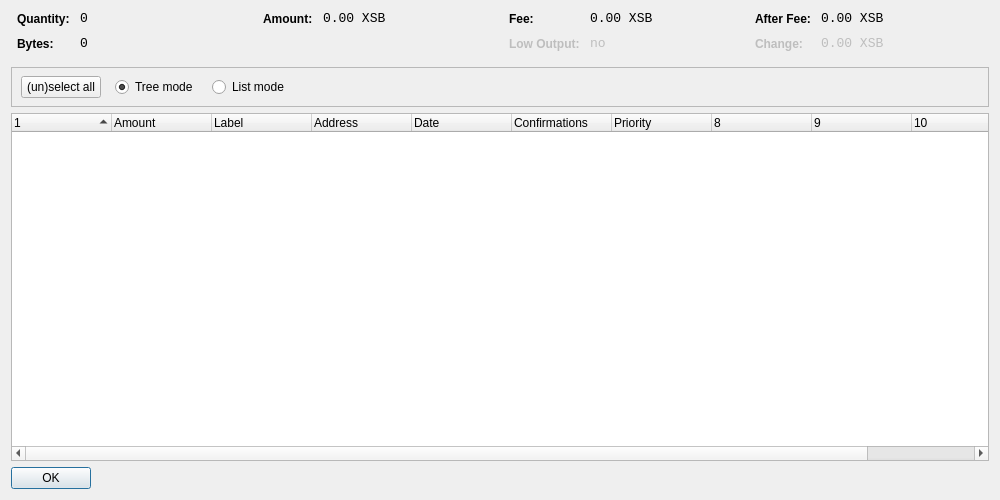
<?xml version="1.0" encoding="UTF-8"?>
<ui version="4.0">
 <class>CoinControlDialog</class>
 <widget class="QDialog" name="CoinControlDialog">
  <property name="geometry">
   <rect>
    <x>0</x>
    <y>0</y>
    <width>1000</width>
    <height>500</height>
   </rect>
  </property>
  <property name="windowTitle">
   <string>Coin Control</string>
  </property>
  <layout class="QVBoxLayout" name="verticalLayout">
   <item>
    <layout class="QHBoxLayout" name="horizontalLayoutTop" stretch="0,0,0,0">
     <property name="topMargin">
      <number>0</number>
     </property>
     <property name="bottomMargin">
      <number>10</number>
     </property>
     <item>
      <layout class="QFormLayout" name="formLayoutCoinControl1">
       <property name="horizontalSpacing">
        <number>10</number>
       </property>
       <property name="verticalSpacing">
        <number>10</number>
       </property>
       <property name="leftMargin">
        <number>6</number>
       </property>
       <property name="rightMargin">
        <number>6</number>
       </property>
       <item row="0" column="0">
        <widget class="QLabel" name="labelCoinControlQuantityText">
         <property name="styleSheet">
          <string notr="true">font-weight:bold;</string>
         </property>
         <property name="text">
          <string>Quantity:</string>
         </property>
        </widget>
       </item>
       <item row="0" column="1">
        <widget class="QLabel" name="labelCoinControlQuantity">
         <property name="font">
          <font>
           <family>Monospace</family>
           <pointsize>10</pointsize>
          </font>
         </property>
         <property name="cursor">
          <cursorShape>IBeamCursor</cursorShape>
         </property>
         <property name="contextMenuPolicy">
          <enum>Qt::ActionsContextMenu</enum>
         </property>
         <property name="text">
          <string notr="true">0</string>
         </property>
         <property name="textInteractionFlags">
          <set>Qt::LinksAccessibleByMouse|Qt::TextSelectableByKeyboard|Qt::TextSelectableByMouse</set>
         </property>
        </widget>
       </item>
       <item row="1" column="0">
        <widget class="QLabel" name="labelCoinControlBytesText">
         <property name="styleSheet">
          <string notr="true">font-weight:bold;</string>
         </property>
         <property name="text">
          <string>Bytes:</string>
         </property>
        </widget>
       </item>
       <item row="1" column="1">
        <widget class="QLabel" name="labelCoinControlBytes">
         <property name="font">
          <font>
           <family>Monospace</family>
           <pointsize>10</pointsize>
          </font>
         </property>
         <property name="cursor">
          <cursorShape>IBeamCursor</cursorShape>
         </property>
         <property name="contextMenuPolicy">
          <enum>Qt::ActionsContextMenu</enum>
         </property>
         <property name="text">
          <string notr="true">0</string>
         </property>
         <property name="textInteractionFlags">
          <set>Qt::LinksAccessibleByMouse|Qt::TextSelectableByKeyboard|Qt::TextSelectableByMouse</set>
         </property>
        </widget>
       </item>
      </layout>
     </item>
     <item>
      <layout class="QFormLayout" name="formLayoutCoinControl2">
       <property name="horizontalSpacing">
        <number>10</number>
       </property>
       <property name="verticalSpacing">
        <number>10</number>
       </property>
       <property name="leftMargin">
        <number>6</number>
       </property>
       <property name="rightMargin">
        <number>6</number>
       </property>
       <item row="0" column="0">
        <widget class="QLabel" name="labelCoinControlAmountText">
         <property name="styleSheet">
          <string notr="true">font-weight:bold;</string>
         </property>
         <property name="text">
          <string>Amount:</string>
         </property>
        </widget>
       </item>
       <item row="0" column="1">
        <widget class="QLabel" name="labelCoinControlAmount">
         <property name="font">
          <font>
           <family>Monospace</family>
           <pointsize>10</pointsize>
          </font>
         </property>
         <property name="cursor">
          <cursorShape>IBeamCursor</cursorShape>
         </property>
         <property name="contextMenuPolicy">
          <enum>Qt::ActionsContextMenu</enum>
         </property>
         <property name="text">
          <string notr="true">0.00 XSB</string>
         </property>
         <property name="textInteractionFlags">
          <set>Qt::LinksAccessibleByMouse|Qt::TextSelectableByKeyboard|Qt::TextSelectableByMouse</set>
         </property>
        </widget>
       </item>
      </layout>
     </item>
     <item>
      <layout class="QFormLayout" name="formLayoutCoinControl3">
       <property name="horizontalSpacing">
        <number>10</number>
       </property>
       <property name="verticalSpacing">
        <number>10</number>
       </property>
       <property name="leftMargin">
        <number>6</number>
       </property>
       <property name="rightMargin">
        <number>6</number>
       </property>
       <item row="0" column="0">
        <widget class="QLabel" name="labelCoinControlFeeText">
         <property name="styleSheet">
          <string notr="true">font-weight:bold;</string>
         </property>
         <property name="text">
          <string>Fee:</string>
         </property>
        </widget>
       </item>
       <item row="0" column="1">
        <widget class="QLabel" name="labelCoinControlFee">
         <property name="font">
          <font>
           <family>Monospace</family>
           <pointsize>10</pointsize>
          </font>
         </property>
         <property name="cursor">
          <cursorShape>IBeamCursor</cursorShape>
         </property>
         <property name="contextMenuPolicy">
          <enum>Qt::ActionsContextMenu</enum>
         </property>
         <property name="text">
          <string notr="true">0.00 XSB</string>
         </property>
         <property name="textInteractionFlags">
          <set>Qt::LinksAccessibleByMouse|Qt::TextSelectableByKeyboard|Qt::TextSelectableByMouse</set>
         </property>
        </widget>
       </item>
       <item row="1" column="0">
        <widget class="QLabel" name="labelCoinControlLowOutputText">
         <property name="enabled">
          <bool>false</bool>
         </property>
         <property name="styleSheet">
          <string notr="true">font-weight:bold;</string>
         </property>
         <property name="text">
          <string>Low Output:</string>
         </property>
        </widget>
       </item>
       <item row="1" column="1">
        <widget class="QLabel" name="labelCoinControlLowOutput">
         <property name="enabled">
          <bool>false</bool>
         </property>
         <property name="font">
          <font>
           <family>Monospace</family>
           <pointsize>10</pointsize>
          </font>
         </property>
         <property name="cursor">
          <cursorShape>IBeamCursor</cursorShape>
         </property>
         <property name="contextMenuPolicy">
          <enum>Qt::ActionsContextMenu</enum>
         </property>
         <property name="text">
          <string notr="true">no</string>
         </property>
         <property name="textInteractionFlags">
          <set>Qt::LinksAccessibleByMouse|Qt::TextSelectableByKeyboard|Qt::TextSelectableByMouse</set>
         </property>
        </widget>
       </item>
      </layout>
     </item>
     <item>
      <layout class="QFormLayout" name="formLayoutCoinControl4">
       <property name="horizontalSpacing">
        <number>10</number>
       </property>
       <property name="verticalSpacing">
        <number>10</number>
       </property>
       <property name="leftMargin">
        <number>6</number>
       </property>
       <property name="rightMargin">
        <number>6</number>
       </property>
       <item row="0" column="0">
        <widget class="QLabel" name="labelCoinControlAfterFeeText">
         <property name="styleSheet">
          <string notr="true">font-weight:bold;</string>
         </property>
         <property name="text">
          <string>After Fee:</string>
         </property>
        </widget>
       </item>
       <item row="0" column="1">
        <widget class="QLabel" name="labelCoinControlAfterFee">
         <property name="font">
          <font>
           <family>Monospace</family>
           <pointsize>10</pointsize>
          </font>
         </property>
         <property name="cursor">
          <cursorShape>IBeamCursor</cursorShape>
         </property>
         <property name="contextMenuPolicy">
          <enum>Qt::ActionsContextMenu</enum>
         </property>
         <property name="text">
          <string notr="true">0.00 XSB</string>
         </property>
         <property name="textInteractionFlags">
          <set>Qt::LinksAccessibleByMouse|Qt::TextSelectableByKeyboard|Qt::TextSelectableByMouse</set>
         </property>
        </widget>
       </item>
       <item row="1" column="0">
        <widget class="QLabel" name="labelCoinControlChangeText">
         <property name="enabled">
          <bool>false</bool>
         </property>
         <property name="styleSheet">
          <string notr="true">font-weight:bold;</string>
         </property>
         <property name="text">
          <string>Change:</string>
         </property>
        </widget>
       </item>
       <item row="1" column="1">
        <widget class="QLabel" name="labelCoinControlChange">
         <property name="enabled">
          <bool>false</bool>
         </property>
         <property name="font">
          <font>
           <family>Monospace</family>
           <pointsize>10</pointsize>
          </font>
         </property>
         <property name="cursor">
          <cursorShape>IBeamCursor</cursorShape>
         </property>
         <property name="contextMenuPolicy">
          <enum>Qt::ActionsContextMenu</enum>
         </property>
         <property name="text">
          <string notr="true">0.00 XSB</string>
         </property>
         <property name="textInteractionFlags">
          <set>Qt::LinksAccessibleByMouse|Qt::TextSelectableByKeyboard|Qt::TextSelectableByMouse</set>
         </property>
        </widget>
       </item>
      </layout>
     </item>
    </layout>
   </item>
   <item>
    <widget class="QFrame" name="frame">
     <property name="minimumSize">
      <size>
       <width>0</width>
       <height>40</height>
      </size>
     </property>
     <property name="frameShape">
      <enum>QFrame::StyledPanel</enum>
     </property>
     <property name="frameShadow">
      <enum>QFrame::Sunken</enum>
     </property>
     <widget class="QWidget" name="horizontalLayoutWidget">
      <property name="geometry">
       <rect>
        <x>10</x>
        <y>0</y>
        <width>781</width>
        <height>41</height>
       </rect>
      </property>
      <layout class="QHBoxLayout" name="horizontalLayoutPanel" stretch="0,0,0,0,0">
       <property name="spacing">
        <number>14</number>
       </property>
       <item>
        <widget class="QPushButton" name="pushButtonSelectAll">
         <property name="sizePolicy">
          <sizepolicy hsizetype="Maximum" vsizetype="Fixed">
           <horstretch>0</horstretch>
           <verstretch>0</verstretch>
          </sizepolicy>
         </property>
         <property name="text">
          <string>(un)select all</string>
         </property>
        </widget>
       </item>
       <item>
        <widget class="QRadioButton" name="radioTreeMode">
         <property name="sizePolicy">
          <sizepolicy hsizetype="Maximum" vsizetype="Fixed">
           <horstretch>0</horstretch>
           <verstretch>0</verstretch>
          </sizepolicy>
         </property>
         <property name="text">
          <string>Tree mode</string>
         </property>
         <property name="checked">
          <bool>true</bool>
         </property>
        </widget>
       </item>
       <item>
        <widget class="QRadioButton" name="radioListMode">
         <property name="sizePolicy">
          <sizepolicy hsizetype="Maximum" vsizetype="Fixed">
           <horstretch>0</horstretch>
           <verstretch>0</verstretch>
          </sizepolicy>
         </property>
         <property name="text">
          <string>List mode</string>
         </property>
        </widget>
       </item>
       <item>
        <spacer name="horizontalSpacer">
         <property name="orientation">
          <enum>Qt::Horizontal</enum>
         </property>
         <property name="sizeHint" stdset="0">
          <size>
           <width>40</width>
           <height>20</height>
          </size>
         </property>
        </spacer>
       </item>
      </layout>
     </widget>
    </widget>
   </item>
   <item>
    <widget class="CoinControlTreeWidget" name="treeWidget">
     <property name="contextMenuPolicy">
      <enum>Qt::CustomContextMenu</enum>
     </property>
     <property name="sortingEnabled">
      <bool>false</bool>
     </property>
     <property name="columnCount">
      <number>11</number>
     </property>
     <attribute name="headerShowSortIndicator" stdset="0">
      <bool>true</bool>
     </attribute>
     <attribute name="headerStretchLastSection">
      <bool>false</bool>
     </attribute>
     <column>
      <property name="text">
       <string/>
      </property>
     </column>
     <column>
      <property name="text">
       <string>Amount</string>
      </property>
     </column>
     <column>
      <property name="text">
       <string>Label</string>
      </property>
     </column>
     <column>
      <property name="text">
       <string>Address</string>
      </property>
     </column>
     <column>
      <property name="text">
       <string>Date</string>
      </property>
     </column>
     <column>
      <property name="text">
       <string>Confirmations</string>
      </property>
      <property name="toolTip">
       <string>Confirmed</string>
      </property>
     </column>
     <column>
      <property name="text">
       <string>Priority</string>
      </property>
     </column>
     <column>
      <property name="text">
       <string/>
      </property>
     </column>
     <column>
      <property name="text">
       <string/>
      </property>
     </column>
     <column>
      <property name="text">
       <string/>
      </property>
     </column>
     <column>
      <property name="text">
       <string/>
      </property>
     </column>
    </widget>
   </item>
   <item>
    <widget class="QDialogButtonBox" name="buttonBox">
     <property name="sizePolicy">
      <sizepolicy hsizetype="Maximum" vsizetype="Fixed">
       <horstretch>0</horstretch>
       <verstretch>0</verstretch>
      </sizepolicy>
     </property>
     <property name="orientation">
      <enum>Qt::Horizontal</enum>
     </property>
     <property name="standardButtons">
      <set>QDialogButtonBox::Ok</set>
     </property>
    </widget>
   </item>
  </layout>
 </widget>
 <customwidgets>
  <customwidget>
   <class>CoinControlTreeWidget</class>
   <extends>QTreeWidget</extends>
   <header>coincontroltreewidget.h</header>
  </customwidget>
 </customwidgets>
 <resources/>
 <connections/>
</ui>
